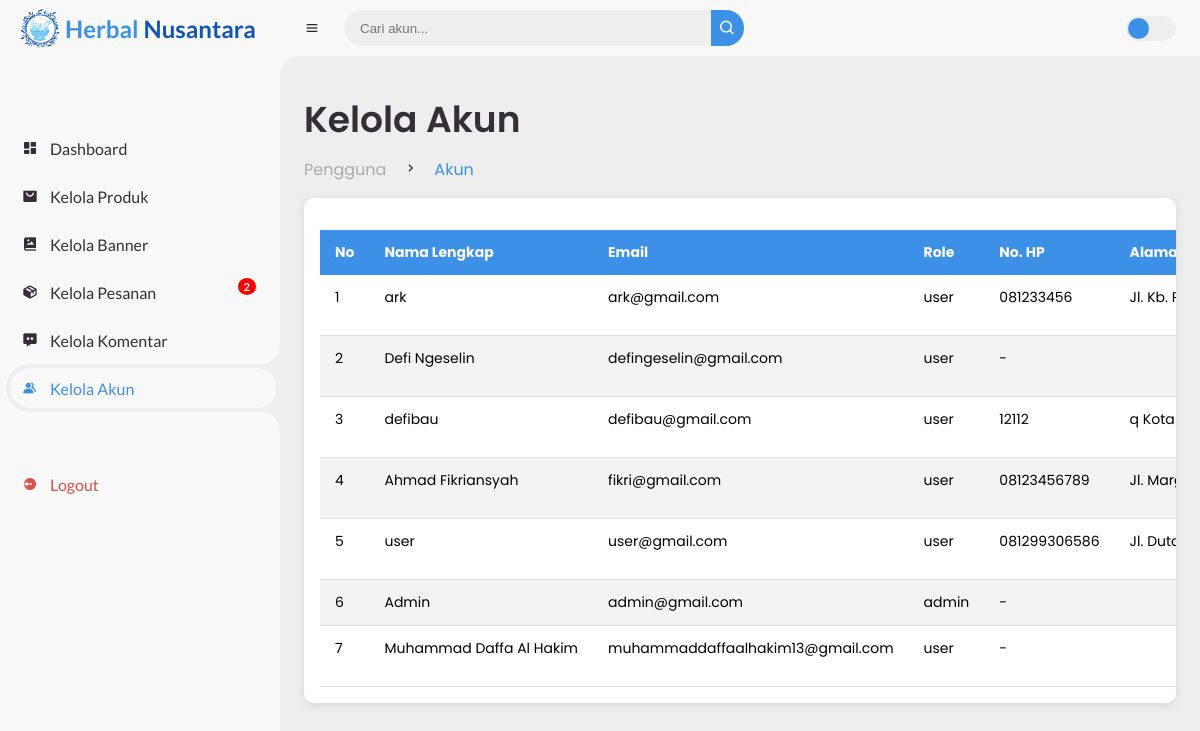
Screenshot of /admin/akun/table_akun.php (signed in) with the database file from the repository.
### tables this page shows
CREATE TABLE `users` (
  `id` int NOT NULL,
  `full_name` varchar(50) NOT NULL,
  `email` varchar(50) NOT NULL,
  `password` varchar(255) NOT NULL,
  `role` varchar(20) DEFAULT 'customer',
  `phone` varchar(20) DEFAULT NULL,
  `created_at` timestamp NULL DEFAULT CURRENT_TIMESTAMP,
  `province_id` int DEFAULT NULL,
  `province_name` varchar(100) DEFAULT NULL,
  `city_id` int DEFAULT NULL,
  `city_name` varchar(100) DEFAULT NULL,
  `district_id` varchar(255) DEFAULT NULL,
  `district_name` varchar(255) DEFAULT NULL,
  `postal_code` varchar(10) DEFAULT NULL,
  `full_address` text
);

### admin/akun/table_akun.php (the view, shortened to what this page needs)
<?php
require "../../php/config.php";
$sql = "SELECT * FROM users ORDER BY created_at DESC";
$result = mysqli_query($conn, $sql);
$users = [];
while ($row = mysqli_fetch_assoc($result)) {
    $users[] = $row;
}
?>
<!DOCTYPE html>
<html lang="id">
<head>
    <link href="https://unpkg.com/boxicons@2.1.4/css/boxicons.min.css" rel="stylesheet" />
    <link rel="stylesheet" href="../../assets/css/style.css" />
    <link rel="stylesheet" href="../../assets/css/produk.css" />
</head>
<body>
    <?php include '../../components/sidebar.php'; ?>
    <section id="content">
        <nav>
            <i class='bx bx-menu'></i>
            <form action="#">
                <div class="form-input">
                    <input type="search" placeholder="Cari akun..." />
                    <button type="submit" class="search-btn">
                        <i class='bx bx-search'></i>
                    </button>
                </div>
            </form>
            <label for="switch-mode" class="switch-mode"></label>
        </nav>
        <main>
            <div class="head-title">
                <div class="left">
                    <h1>Kelola Akun</h1>
                    <ul class="breadcrumb">
                        <li><a href="#">Pengguna</a></li>
                        <li><i class='bx bx-chevron-right'></i></li>
                        <li><a class="active" href="#">Akun</a></li>
                    </ul>
                </div>
            </div>
            <div class="table-container">
                <table class="styled-table">
                    <thead>
                        <tr>
                            <th>No</th>
                            <th>Nama Lengkap</th>
                            <th>Email</th>
                            <th>Role</th>
                            <th>No. HP</th>
                            <th>Alamat</th>
                        </tr>
                    </thead>
                    <tbody>
                        <?php if (count($users) === 0): ?>
                            <tr>
                                <td colspan="8" class="no-product-row">Belum ada akun pengguna.</td>
                            </tr>
                            <?php else:
                            $no = 1;
                            foreach ($users as $user):
                                $phone = !empty($user['phone']) ? htmlspecialchars($user['phone']) : '-';
                                $fullAlamat = trim("{$user['full_address']} {$user['city_name']} {$user['province_name']} {$user['postal_code']}");
                                $alamatArray = explode(' ', $fullAlamat);
                                $alamatPendek = implode(' ', array_slice($alamatArray, 0, 10));
                                if (count($alamatArray) > 10) {
                                    $alamatPendek .= '...';
                                }
                            ?>
                                <tr>
                                    <td><?= $no++ ?></td>
                                    <td><?= htmlspecialchars($user['full_name']) ?></td>
                                    <td><?= htmlspecialchars($user['email']) ?></td>
                                    <td><?= htmlspecialchars($user['role']) ?></td>
                                    <td><?= $phone ?></td>
                                    <td><?= htmlspecialchars($alamatPendek) ?></td>
                                </tr>
                        <?php endforeach;
                        endif; ?>
                    </tbody>
                </table>
            </div>
        </main>
    </section>
</body>
</html>

### assets/css/style.css (style rules this page uses)
* { margin: 0; padding: 0; box-sizing: border-box; }
a { text-decoration: none; }
li { list-style: none; }
:root { --poppins: 'Poppins', sans-serif; --lato: 'Lato', sans-serif; --light: #F9F9F9; --blue: #3C91E6; --light-blue: #CFE8FF; --grey: #eee; --dark-grey: #AAAAAA; --dark: #342E37; --red: #DB504A; --yellow: #FFCE26; --light-yellow: #FFF2C6; --orange: #FD7238; --light-orange: #FFE0D3; }
html { overflow-x: hidden; }
body { background: var(--grey); overflow-x: hidden; }
#content { position: relative; width: calc(100% - 280px); left: 280px; transition: .3s ease; }
#content nav { height: 56px; background: var(--light); padding: 0 24px; display: flex; align-items: center; grid-gap: 24px; font-family: var(--lato); position: sticky; top: 0; left: 0; z-index: 1000; }
#content nav::before { content: ''; position: absolute; width: 40px; height: 40px; bottom: -40px; left: 0; border-radius: 50%; box-shadow: -20px -20px 0 var(--light); }
#content nav .bx.bx-menu { cursor: pointer; color: var(--dark); }
#content nav form { max-width: 400px; width: 100%; margin-right: auto; }
#content nav form .form-input { display: flex; align-items: center; height: 36px; }
#content nav form .form-input input { flex-grow: 1; padding: 0 16px; height: 100%; border: none; background: var(--grey); border-radius: 36px 0 0 36px; outline: none; width: 100%; color: var(--dark); }
#content nav form .form-input button { width: 36px; height: 100%; display: flex; justify-content: center; align-items: center; background: var(--blue); color: var(--light); font-size: 18px; border: none; outline: none; border-radius: 0 36px 36px 0; cursor: pointer; }
#content nav .switch-mode { display: block; min-width: 50px; height: 25px; border-radius: 25px; background: var(--grey); cursor: pointer; position: relative; }
#content nav .switch-mode::before { content: ''; position: absolute; top: 2px; left: 2px; bottom: 2px; width: calc(25px - 4px); background: var(--blue); border-radius: 50%; transition: all .3s ease; }
#content main { width: 100%; padding: 36px 24px; font-family: var(--poppins); max-height: calc(100vh - 56px); overflow-y: auto; }
#content main .head-title { display: flex; align-items: center; justify-content: space-between; grid-gap: 16px; flex-wrap: wrap; }
#content main .head-title .left h1 { font-size: 36px; font-weight: 600; margin-bottom: 10px; color: var(--dark); }
#content main .head-title .left .breadcrumb { display: flex; align-items: center; grid-gap: 16px; }
#content main .head-title .left .breadcrumb li { color: var(--dark); }
#content main .head-title .left .breadcrumb li a { color: var(--dark-grey); pointer-events: none; }
#content main .head-title .left .breadcrumb li a.active { color: var(--blue); pointer-events: unset; }

### assets/css/produk.css (style rules this page uses)
.table-container { width: 100%; overflow-x: auto; background: #fff; padding: 1rem; border-radius: 10px; box-shadow: 0 2px 10px rgba(0, 0, 0, 0.1); margin-top: 1rem; }
.styled-table td, .styled-table th { white-space: nowrap; }
.styled-table { width: 100%; border-collapse: collapse; margin-top: 1rem; font-size: 14px; min-width: 800px; }
.styled-table thead tr { background-color: #3C91E6; color: #ffffff; text-align: left; }
.styled-table th, .styled-table td { padding: 12px 15px; vertical-align: top; }
.styled-table tbody tr { border-bottom: 1px solid #dddddd; }
.styled-table tbody tr:nth-child(even) { background-color: #f3f3f3; }

### rows the page displays
users: full_name "ark", email "ark@gmail.com", role "user", phone "081233456", alamatPendek "Jl. Kb.…"
users: full_name "Defi Ngeselin", email "defingeselin@gmail.com", role "user", phone "-"
users: full_name "defibau", email "defibau@gmail.com", role "user", phone "12112", alamatPendek "q Kota…"
users: full_name "Ahmad Fikriansyah", email "fikri@gmail.com", role "user", phone "08123456789", alamatPendek "Jl.…"
users: full_name "user", email "user@gmail.com", role "user", phone "081299306586", alamatPendek "Jl.…"
users: full_name "Admin", email "admin@gmail.com", role "admin", phone "-"
users: full_name "Muhammad Daffa Al Hakim", email "muhammaddaffaalhakim13@gmail.com", role "user", phone "-"

### other values shown
$jumlah_pesanan_settlement "2"
